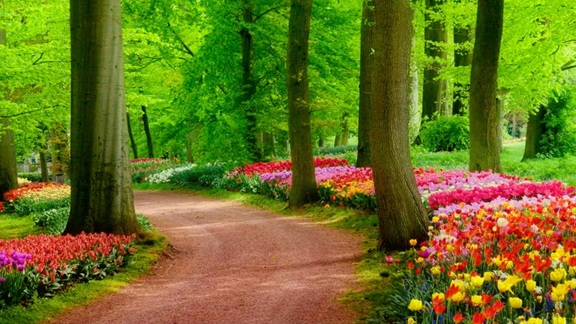
#> input picture img/Nature.jpg, 576 x 324 px, found by its file name
$ python 'image histogram_gray_12(1).py'
#> lines starting #> are read from the running program, lines starting #| are printed output that depends on the picture
from PIL import Image
import matplotlib.pyplot as plt

# Open the image and convert to grayscale
img = Image.open('Nature.jpg').convert('L')
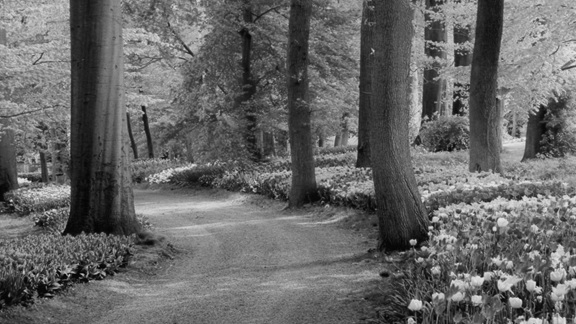
#> img: PIL image 576x324 L; min 2, max 233, mean 102.7

# Calculate the histogram
histogram = img.histogram()
#> histogram = 256 values, max 1518 at index 123, min 0 at index 0, mean 729

# Display the histogram
plt.figure(figsize=(10, 5))
plt.bar(range(256), histogram[:256], color='gray', alpha=0.7)
plt.title('Grayscale Histogram')
plt.xlabel('Pixel Intensity (0-255)')
plt.ylabel('Frequency')
plt.grid(True, alpha=0.3)
plt.show()
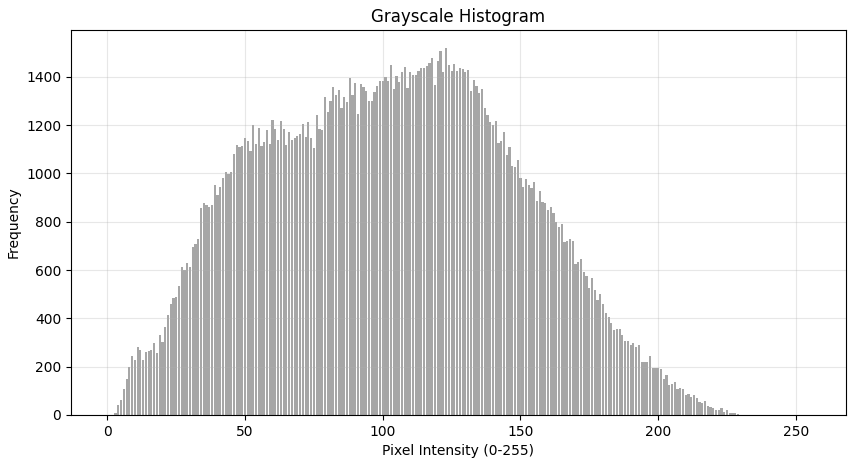
#> figure drawn by matplotlib, 1 panel; tallest bar 1518 high, from x = 122.6 to 123.4

# Display statistical information
print(f"Total pixels: {sum(histogram[:256])}")
#| Total pixels: 186624
print(f"Mean intensity: {sum(i*histogram[i] for i in range(256))/sum(histogram[:256]):.1f}")
#| Mean intensity: 102.7
